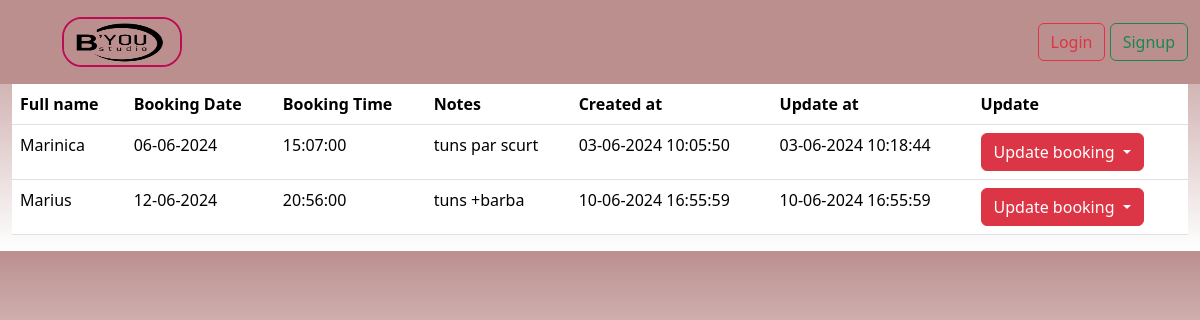
Page /list_booking_frizerie on the committed database.
### frizerie/models.py (models this page shows, shortened)
class Frizerie(models.Model):
    full_name = models.CharField(max_length=40)
    booking_date = models.DateField()
    booking_time = models.TimeField()
    notes = models.TextField(max_length=400)
    created_at = models.DateTimeField(auto_now_add=True)
    updated_at = models.DateTimeField(auto_now=True)

### frizerie/views.py (the view)
# urls.py: path('list_booking_frizerie', views.FrizerieListView.as_view(), name='list_booking_frizerie'),
class FrizerieListView(ListView):
    template_name = 'frizerie/list_booking_frizerie.html'
    model = Frizerie
    context_object_name = 'all_list_of_frizerie'

### templates/frizerie/list_booking_frizerie.html (shortened to what this page needs)
{% extends 'base.html' %}
{% block content %}
    <div class="container-fluid">
        <div class="row">
            <div class="col-md-12">
                <table class="table">
                    <thead>
                        <tr>
                            <th>Full name</th>
                            <th>Booking Date</th>
                            <th>Booking Time</th>
                            <th>Notes</th>
                            <th>Created at</th>
                            <th>Update at</th>
                            <th>Update</th>
                        </tr>
                    </thead>
                    <tbody>
                        {% for rezervare in all_list_of_frizerie %}
                            <tr>
                                <td>{{ rezervare.full_name }}</td>
                                <td>{{ rezervare.booking_date|date:"d-m-Y" }}</td>
                                <td>{{ rezervare.booking_time|time:"H:i:s" }}</td>
                                <td>{{ rezervare.notes }}</td>
                                <td>{{ rezervare.created_at|date:"d-m-Y H:i:s" }}</td>
                                <td>{{ rezervare.updated_at|date:"d-m-Y H:i:s" }}</td>
                                <td>
                                <div class="dropdown">
                                    <button class="btn btn-danger dropdown-toggle" type="button"
                                            data-bs-toggle="dropdown" aria-expanded="false">
                                        Update booking
                                    </button>
                                </div>
                            </td>
                            </tr>
                        {% endfor %}
                    </tbody>
                </table>
            </div>
        </div>
    </div>
{% endblock %}

### templates/base.html (style rules this page uses)
body { background: linear-gradient(rosybrown, white); }

### rows in the picture
Frizerie: full_name "Marinica", booking_date "06-06-2024", booking_time "15:07:00", notes "tuns par scurt", created_at "03-06-2024 10:05:50", updated_at "03-06-2024 10:18:44"
Frizerie: full_name "Marius", booking_date "12-06-2024", booking_time "20:56:00", notes "tuns +barba", created_at "10-06-2024 16:55:59", updated_at "10-06-2024 16:55:59"
